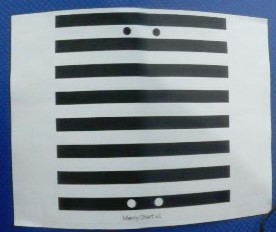
#> input picture image/dora/stitch_test.jpg, 276 x 232 px, found by its file name
$ jupyter execute 'Line detections.ipynb'   (older library calls are emulated)
#> lines starting #> are read from the running program, lines starting #| are printed output that depends on the picture; after the words box and inside, x2 and y2 are one past the last pixel; in counts of white or black regions, pixels touching at a corner belong together
[cell 1]
import cv2
import urllib
import numpy as np
#from urllib.request import urlopen
#import random
from random import randrange, uniform

#check version
print("OpenCv version: ", cv2.__version__)

[cell 2]
#bi_thd = 30
#bi_max = 255

# Parameters for Hough line detection
rho = 1
theta = np.pi/180
threshold = 80
min_line_length = 10
max_line_gap = 100

#img_path = "D:/Research/opencv/image/dora/b.jpg"
img_path = "D:/Research/opencv/image/dora/stitch_test.jpg"

[cell 3]
def displayResizedImg(name, img, factor):
    imgDisplay = cv2.resize(img, None, fx=factor, fy=factor, interpolation=cv2.INTER_AREA)
    cv2.imshow(name, imgDisplay)

[cell 4]
#read from file
img = cv2.imread(img_path)
#> img is the input picture: shape (232, 276, 3); mean B, G, R 150.7, 142.1, 131.7

[cell 5]
#Convert image to gray
gray = cv2.cvtColor(img, cv2.COLOR_BGR2GRAY)
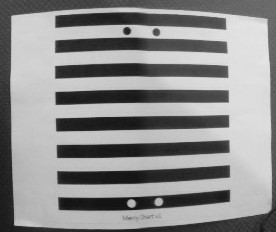
#> gray: shape (232, 276); min 14, max 231, mean 140
#ret, binary = cv2.threshold(gray, bi_thd, bi_max, cv2.THRESH_BINARY)
#binary = cv2.inRange(gray, 90, 120)

# Apply an adaptive threshold
# ADAPTIVE_THRESH_MEAN_C
# ADAPTIVE_THRESH_GAUSSIAN_C
#
#binary = cv2.adaptiveThreshold(gray,255,cv2.ADAPTIVE_THRESH_GAUSSIAN_C, cv2.THRESH_BINARY,11,2)
binary = cv2.inRange(gray, 90, 180)
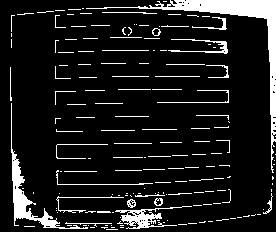
#> binary: shape (232, 276); 11% white; 167 white regions (117 under 20 px), largest, box (x1, y1, x2, y2) and area: (86, 0, 276, 173) 2436, (11, 103, 88, 229) 1048, (115, 206, 192, 229) 557

$ run again, with image/dora/b.jpg copied over image/dora/stitch_test.jpg
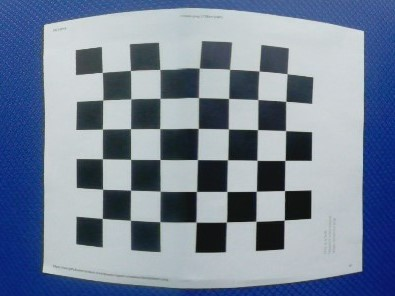
#> input picture image/dora/b.jpg, 395 x 296 px, found by its file name
#> img is the input picture: shape (296, 395, 3); mean B, G, R 152.6, 131.8, 117.8
#> `gray = cv2.cvtColor(img, cv2.COLOR_BGR2GRAY)`:
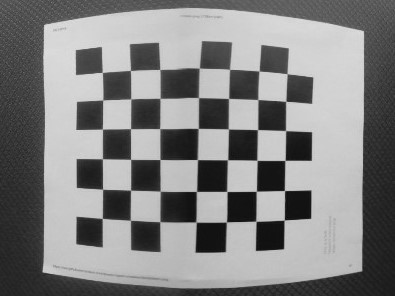
#> gray: shape (296, 395); min 1, max 225, mean 130
#> `binary = cv2.inRange(gray, 90, 180)`:
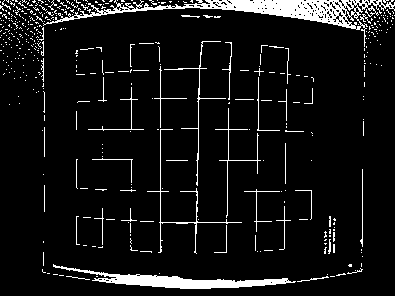
#> binary: shape (296, 395); 7.6% white; 437 white regions (395 under 20 px), largest, box (x1, y1, x2, y2) and area: (43, 0, 395, 47) 3190, (53, 264, 296, 289) 1753, (147, 129, 242, 254) 374

$ run again, with image/dora/a0.jpg copied over image/dora/stitch_test.jpg
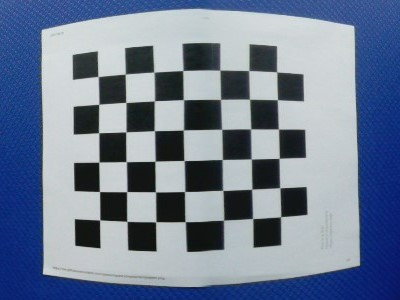
#> input picture image/dora/a0.jpg, 400 x 300 px, found by its file name
#> img is the input picture: shape (300, 400, 3); mean B, G, R 148.5, 125.8, 111.8
#> `gray = cv2.cvtColor(img, cv2.COLOR_BGR2GRAY)`:
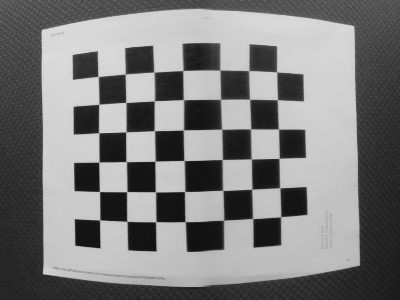
#> gray: shape (300, 400); min 13, max 228, mean 124.2
#> `binary = cv2.inRange(gray, 90, 180)`:
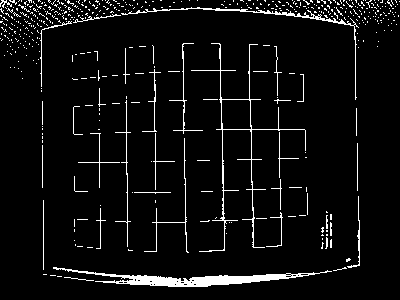
#> binary: shape (300, 400); 5.6% white in thin lines or dots
